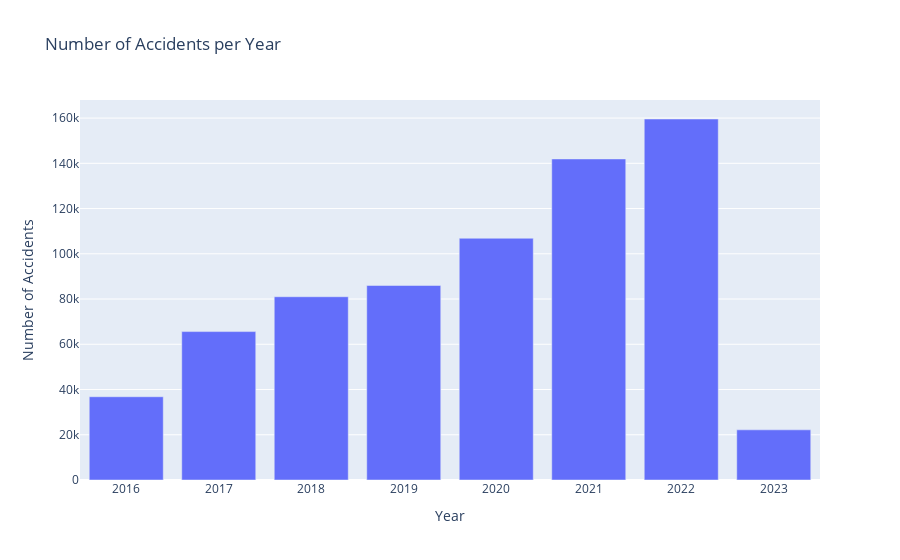

This figure's notebook cell:
### Code cell
# number of accidents per year

# Create a bar chart
fig = px.bar(

            df, 
             #yearly
             x=year_counts.index, 
             y=year_counts.values,          
             
             labels={'x': 'Year', 'y': 'Number of Accidents'},
             title='Number of Accidents per Year')


# Show the figure
fig.show()

### Figure 1 — Plotly figure (JSON) as saved in the notebook; plotly's stock layout.template omitted (floating-point values rounded to 4 significant figures)
{"data": [{"alignmentgroup": "True", "hovertemplate": "Year=%{x}<br>Number of Accidents=%{y}<extra></extra>", "legendgroup": "", "marker": {"color": "#636efa", "pattern": {"shape": ""}}, "name": "", "offsetgroup": "", "orientation": "v", "showlegend": false, "textposition": "auto", "type": "bar", "x": [2016, 2017, 2018, 2019, 2020, 2021, 2022, 2023], "xaxis": "x", "y": [36806, 65609, 81016, 85991, 106871, 141936, 159592, 22179], "yaxis": "y"}], "layout": {"barmode": "relative", "legend": {"tracegroupgap": 0}, "title": {"text": "Number of Accidents per Year"}, "xaxis": {"anchor": "y", "domain": [0, 1], "title": {"text": "Year"}}, "yaxis": {"anchor": "x", "domain": [0, 1], "title": {"text": "Number of Accidents"}}}}
